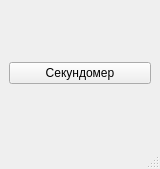
<?xml version="1.0" encoding="UTF-8"?>
<ui version="4.0">
 <class>MainWindow</class>
 <widget class="QMainWindow" name="MainWindow">
  <property name="geometry">
   <rect>
    <x>0</x>
    <y>0</y>
    <width>160</width>
    <height>169</height>
   </rect>
  </property>
  <property name="windowTitle">
   <string>MainWindow</string>
  </property>
  <widget class="QWidget" name="centralwidget">
   <layout class="QGridLayout" name="gridLayout">
    <item row="0" column="0">
     <widget class="QPushButton" name="push">
      <property name="text">
       <string>Секундомер</string>
      </property>
     </widget>
    </item>
   </layout>
  </widget>
  <widget class="QMenuBar" name="menubar">
   <property name="geometry">
    <rect>
     <x>0</x>
     <y>0</y>
     <width>160</width>
     <height>22</height>
    </rect>
   </property>
  </widget>
  <widget class="QStatusBar" name="statusbar"/>
 </widget>
 <resources/>
 <connections/>
</ui>
